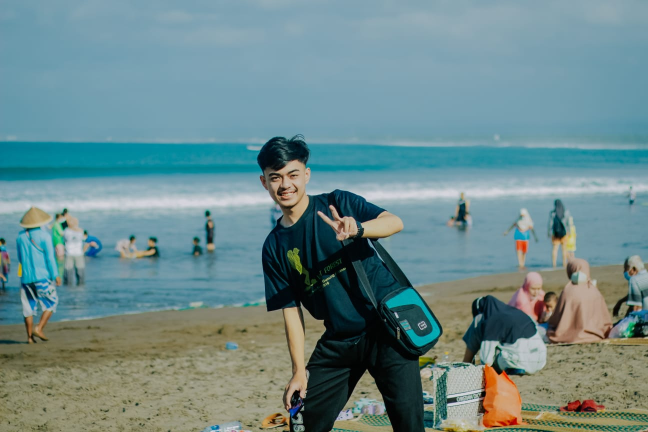
#> input picture alfoto.jpg, 1296 x 864 px (shown at 1/2 size)
$ jupyter execute Skalainterpolasimiring.ipynb
#> lines starting #> are read from the running program, lines starting #| are printed output that depends on the picture
[cell 1]
import cv2 as cv
import numpy as np
import matplotlib.pyplot as plt

image = cv.imread("alfoto.jpg")
#> image is the input picture: shape (864, 1296, 3); mean B, G, R 139.3, 137.6, 108.3

fig, ax = plt.subplots(1, 3, figsize=(16, 8))

image_scaled = cv.resize(image, None, fx=0.15, fy=0.15)
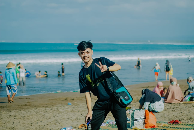
#> image_scaled: shape (130, 194, 3); mean B, G, R 139.1, 137.5, 108.3
ax[0].imshow(cv.cvtColor(image_scaled, cv.COLOR_BGR2RGB))
ax[0].set_title("Linear Interpolation Scale")

image_scaled_2 = cv.resize(image, None, fx=2, fy=2, interpolation=cv.INTER_CUBIC)
ax[1].imshow(cv.cvtColor(image_scaled_2, cv.COLOR_BGR2RGB))
ax[1].set_title("Cubic Interpolation Scale")

image_scaled_3 = cv.resize(image, (200, 400), interpolation=cv.INTER_AREA)
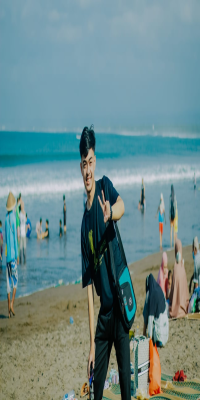
#> image_scaled_3: shape (400, 200, 3); mean B, G, R 139.3, 137.6, 108.3
ax[2].imshow(cv.cvtColor(image_scaled_3, cv.COLOR_BGR2RGB))
ax[2].set_title("Skewed Interpolation Scale")
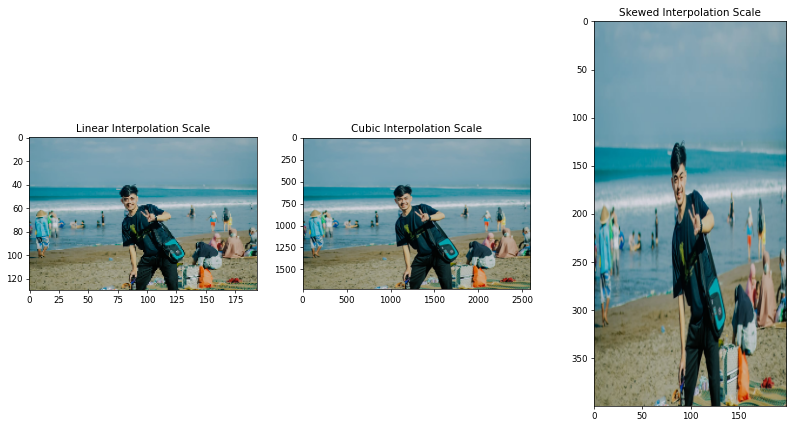
#> figure drawn by matplotlib, 3 panels
